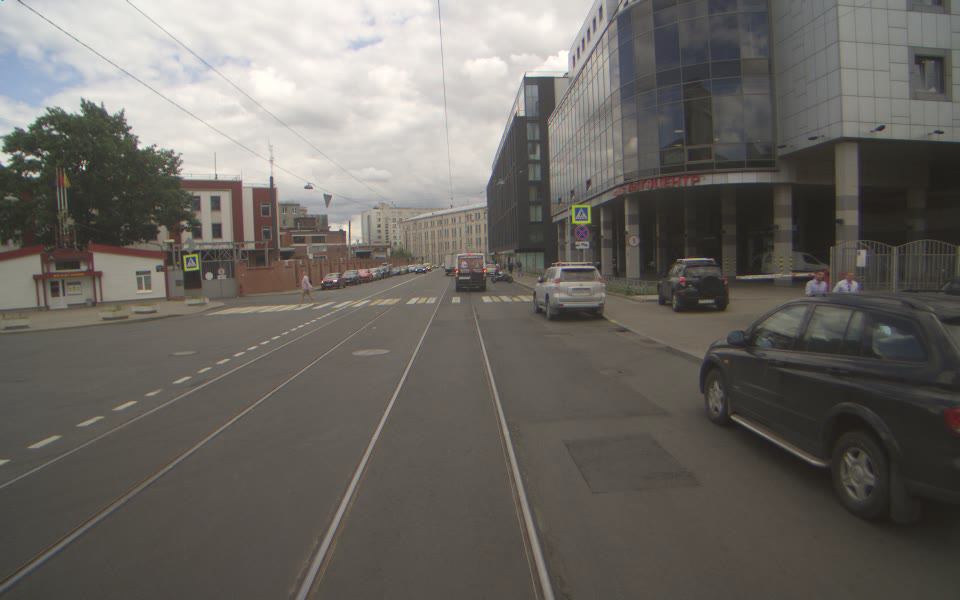
#> input picture data/road.png, 960 x 600 px
$ python 6_cv_merge.py
#> lines starting #> are read from the running program, lines starting #| are printed output that depends on the picture
import cv2

image = cv2.imread("../data/road.png")
#> image is the input picture: shape (600, 960, 3); mean B, G, R 98.6, 103.6, 107.5
b, g, r = cv2.split(image)  # получаем каналы для Blue, Green и Red
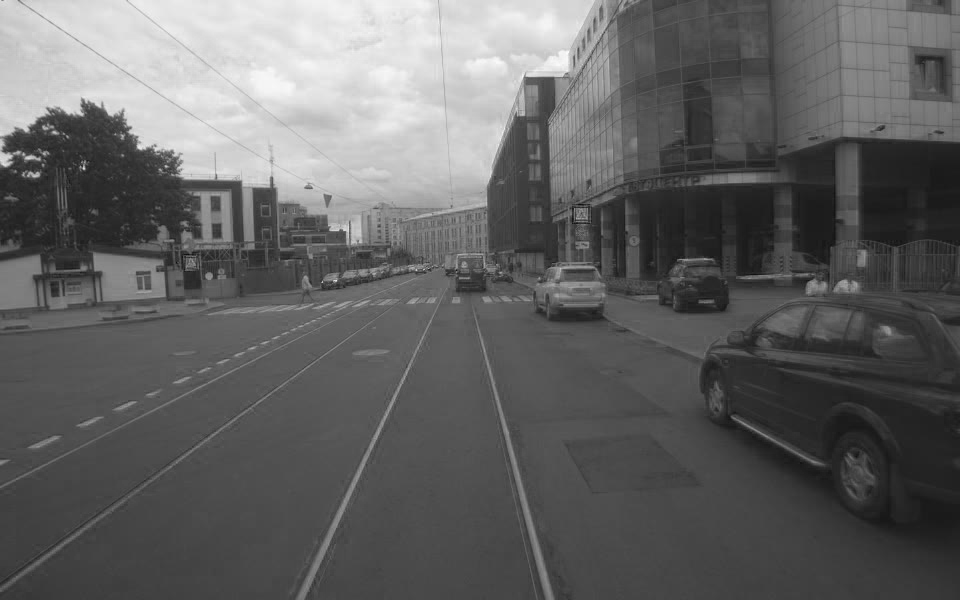
#> b: shape (600, 960); min 12, max 251, mean 98.6
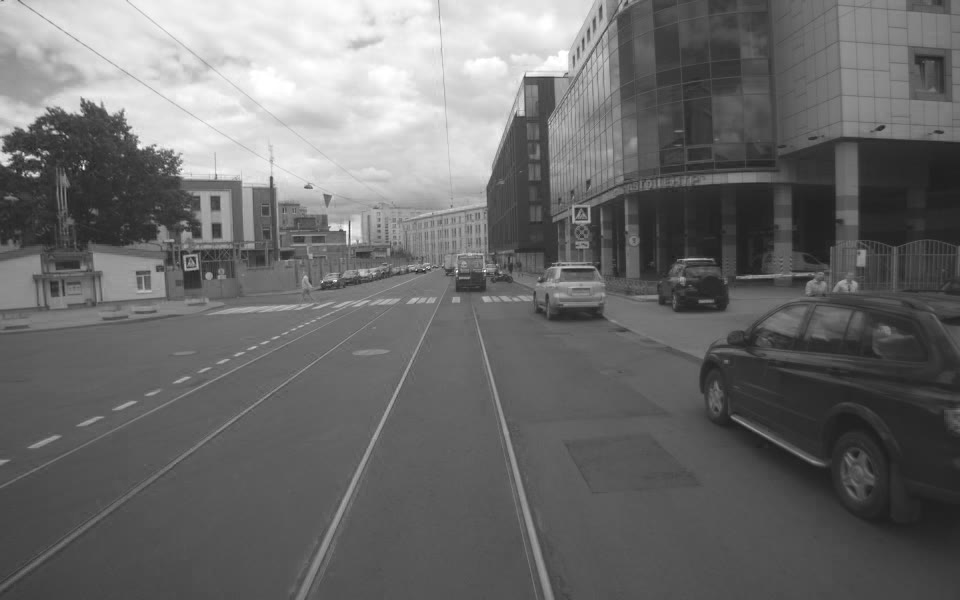
#> r: shape (600, 960); min 27, max 255, mean 107.5

cv2.imshow("original", image)
cv2.waitKey()
cv2.destroyAllWindows()

cv2.imshow("blue", b)
cv2.waitKey()
cv2.destroyAllWindows()

cv2.imshow("green", g)
cv2.waitKey()
cv2.destroyAllWindows()

cv2.imshow("red", r)
cv2.waitKey()
cv2.destroyAllWindows()

merged = cv2.merge([b, g, r])  # Производим слияние каналов
cv2.imshow("merged", merged)
cv2.waitKey()
cv2.destroyAllWindows()
